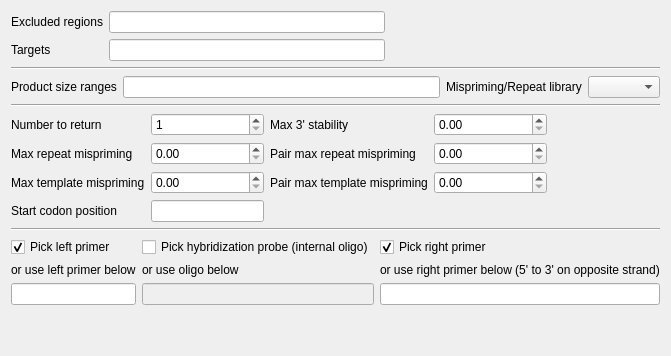
     <widget class="QWidget" name="tab_Main">
      <attribute name="title">
       <string>Main</string>
      </attribute>
      <layout class="QVBoxLayout" name="verticalLayout_4">
       <item>
        <layout class="QGridLayout" name="gridLayout_2">
         <item row="0" column="0">
          <widget class="QLabel" name="label_EXCLUDED_REGION">
           <property name="text">
            <string>Excluded regions</string>
           </property>
          </widget>
         </item>
         <item row="1" column="0">
          <widget class="QLabel" name="label_TARGET">
           <property name="text">
            <string>Targets</string>
           </property>
          </widget>
         </item>
         <item row="0" column="1">
          <widget class="QLineEdit" name="edit_EXCLUDED_REGION">
           <property name="toolTip">
            <string>&lt;html&gt;&lt;head/&gt;&lt;body&gt;&lt;p&gt;Primer oligos may not overlap any region specified in this tag. The associated value must be a space-separated list of&lt;/p&gt;&lt;p&gt;&lt;span style=&quot; font-weight:600;&quot;&gt;start,length&lt;/span&gt;&lt;/p&gt;&lt;p&gt;pairs where start is the index of the first base of the excluded region, and length is its length. This tag is useful for tasks such as excluding regions of low sequence quality or for excluding regions containing repetitive elements such as ALUs or LINEs.&lt;/p&gt;&lt;/body&gt;&lt;/html&gt;</string>
           </property>
          </widget>
         </item>
         <item row="1" column="1">
          <widget class="QLineEdit" name="edit_TARGET">
           <property name="toolTip">
            <string>&lt;html&gt;&lt;head/&gt;&lt;body&gt;&lt;p&gt;If one or more Targets is specified then a legal primer pair must flank at least one of them. A Target might be a simple sequence repeat site (for example a CA repeat) or a single-base-pair polymorphism. The value should be a space-separated list of &lt;/p&gt;&lt;p&gt;&lt;span style=&quot; font-weight:600;&quot;&gt;start,length&lt;/span&gt;&lt;/p&gt;&lt;p&gt;pairs where start is the index of the first base of a Target, and length is its length.&lt;/p&gt;&lt;/body&gt;&lt;/html&gt;</string>
           </property>
          </widget>
         </item>
         <item row="1" column="2">
          <spacer name="horizontalSpacer_5">
           <property name="orientation">
            <enum>Qt::Horizontal</enum>
           </property>
           <property name="sizeHint" stdset="0">
            <size>
             <width>40</width>
             <height>20</height>
            </size>
           </property>
          </spacer>
         </item>
         <item row="0" column="2">
          <spacer name="horizontalSpacer_7">
           <property name="orientation">
            <enum>Qt::Horizontal</enum>
           </property>
           <property name="sizeHint" stdset="0">
            <size>
             <width>40</width>
             <height>20</height>
            </size>
           </property>
          </spacer>
         </item>
        </layout>
       </item>
       <item>
        <widget class="Line" name="line">
         <property name="orientation">
          <enum>Qt::Horizontal</enum>
         </property>
        </widget>
       </item>
       <item>
        <layout class="QGridLayout" name="gridLayout_7">
         <item row="0" column="0">
          <widget class="QLabel" name="label_PRIMER_PRODUCT_SIZE_RANGE">
           <property name="text">
            <string>Product size ranges</string>
           </property>
          </widget>
         </item>
         <item row="0" column="1">
          <widget class="QLineEdit" name="edit_PRIMER_PRODUCT_SIZE_RANGE">
           <property name="toolTip">
            <string>&lt;html&gt;&lt;head/&gt;&lt;body&gt;&lt;p&gt;A list of product size ranges, for example:&lt;/p&gt;&lt;p&gt;&lt;span style=&quot;font-weight:600;&quot;&gt; 150-250 100-300 301-400 &lt;/span&gt;&lt;/p&gt;&lt;p&gt;Primer3 first tries to pick primers in the first range. If that is not possible, it goes to the next range and tries again. It continues in this way until it has either picked all necessary primers or until there are no more ranges. For technical reasons this option makes much lighter computational demands than the Product Size option.&lt;/p&gt;&lt;/body&gt;&lt;/html&gt;</string>
           </property>
          </widget>
         </item>
         <item row="0" column="2">
          <widget class="QLabel" name="label_PRIMER_MISPRIMING_LIBRARY">
           <property name="text">
            <string>Mispriming/Repeat library</string>
           </property>
          </widget>
         </item>
         <item row="0" column="3">
          <widget class="QComboBox" name="combobox_PRIMER_MISPRIMING_LIBRARY">
           <property name="enabled">
            <bool>true</bool>
           </property>
           <property name="toolTip">
            <string>&lt;html&gt;&lt;head/&gt;&lt;body&gt;&lt;p&gt;This selection indicates what mispriming library (if any) Primer3 should use to screen for interspersed repeats or for other sequence to avoid as a location for primers.&lt;/p&gt;&lt;/body&gt;&lt;/html&gt;</string>
           </property>
          </widget>
         </item>
        </layout>
       </item>
       <item>
        <widget class="Line" name="line_3">
         <property name="orientation">
          <enum>Qt::Horizontal</enum>
         </property>
        </widget>
       </item>
       <item>
        <layout class="QGridLayout" name="gridLayout_8">
         <item row="1" column="0">
          <widget class="QLabel" name="label_PRIMER_NUM_RETURN">
           <property name="text">
            <string>Number to return</string>
           </property>
          </widget>
         </item>
         <item row="2" column="0">
          <widget class="QLabel" name="label_PRIMER_MAX_MISPRIMING">
           <property name="text">
            <string>Max repeat mispriming</string>
           </property>
          </widget>
         </item>
         <item row="3" column="0">
          <widget class="QLabel" name="label_PRIMER_MAX_TEMPLATE_MISPRIMING">
           <property name="text">
            <string>Max template mispriming</string>
           </property>
          </widget>
         </item>
         <item row="1" column="2">
          <widget class="QLabel" name="label_PRIMER_MAX_END_STABILITY">
           <property name="text">
            <string>Max 3' stability</string>
           </property>
          </widget>
         </item>
         <item row="2" column="2">
          <widget class="QLabel" name="label_PRIMER_PAIR_MAX_MISPRIMING">
           <property name="text">
            <string>Pair max repeat mispriming</string>
           </property>
          </widget>
         </item>
         <item row="3" column="2">
          <widget class="QLabel" name="label_PRIMER_PAIR_MAX_TEMPLATE_MISPRIMING">
           <property name="text">
            <string>Pair max template mispriming</string>
           </property>
          </widget>
         </item>
         <item row="1" column="4">
          <spacer name="horizontalSpacer_8">
           <property name="orientation">
            <enum>Qt::Horizontal</enum>
           </property>
           <property name="sizeHint" stdset="0">
            <size>
             <width>40</width>
             <height>20</height>
            </size>
           </property>
          </spacer>
         </item>
         <item row="2" column="4">
          <spacer name="horizontalSpacer_4">
           <property name="orientation">
            <enum>Qt::Horizontal</enum>
           </property>
           <property name="sizeHint" stdset="0">
            <size>
             <width>40</width>
             <height>20</height>
            </size>
           </property>
          </spacer>
         </item>
         <item row="3" column="4">
          <spacer name="horizontalSpacer_30">
           <property name="orientation">
            <enum>Qt::Horizontal</enum>
           </property>
           <property name="sizeHint" stdset="0">
            <size>
             <width>40</width>
             <height>20</height>
            </size>
           </property>
          </spacer>
         </item>
         <item row="1" column="1">
          <widget class="QSpinBox" name="edit_PRIMER_NUM_RETURN">
           <property name="sizePolicy">
            <sizepolicy hsizetype="Expanding" vsizetype="Fixed">
             <horstretch>0</horstretch>
             <verstretch>0</verstretch>
            </sizepolicy>
           </property>
           <property name="toolTip">
            <string>&lt;html&gt;&lt;head/&gt;&lt;body&gt;&lt;p&gt;The maximum number of primer pairs to return.&lt;/p&gt;&lt;p&gt;Primer pairs returned are sorted by their &amp;quot;quality&amp;quot;, in other words by the value of the objective function (where a lower number indicates a better primer pair).&lt;/p&gt;&lt;p&gt;Caution: setting this parameter to a large value will increase running time.&lt;/p&gt;&lt;/body&gt;&lt;/html&gt;</string>
           </property>
           <property name="minimum">
            <number>1</number>
           </property>
           <property name="maximum">
            <number>9999</number>
           </property>
          </widget>
         </item>
         <item row="1" column="3">
          <widget class="QDoubleSpinBox" name="edit_PRIMER_MAX_END_STABILITY">
           <property name="sizePolicy">
            <sizepolicy hsizetype="Expanding" vsizetype="Fixed">
             <horstretch>0</horstretch>
             <verstretch>0</verstretch>
            </sizepolicy>
           </property>
           <property name="toolTip">
            <string>&lt;html&gt;&lt;head/&gt;&lt;body&gt;&lt;p&gt;The maximum stability for the last five 3' bases of a left or right primer.&lt;/p&gt;&lt;p&gt;Bigger numbers mean more stable 3' ends. The value is the maximum delta G (kcal/mol) for duplex disruption for the five 3' bases as calculated using the Nearest-Neighbor parameter values specified by the option of 'Table of thermodynamic parameters'.&lt;/p&gt;&lt;/body&gt;&lt;/html&gt;</string>
           </property>
           <property name="maximum">
            <double>9999.989999999999782</double>
           </property>
          </widget>
         </item>
         <item row="2" column="1">
          <widget class="QDoubleSpinBox" name="edit_PRIMER_MAX_MISPRIMING">
           <property name="sizePolicy">
            <sizepolicy hsizetype="Expanding" vsizetype="Fixed">
             <horstretch>0</horstretch>
             <verstretch>0</verstretch>
            </sizepolicy>
           </property>
           <property name="toolTip">
            <string>&lt;html&gt;&lt;head/&gt;&lt;body&gt;&lt;p&gt;The maximum allowed weighted similarity with any sequence in Mispriming Library.&lt;/p&gt;&lt;/body&gt;&lt;/html&gt;</string>
           </property>
           <property name="maximum">
            <double>9999.989999999999782</double>
           </property>
          </widget>
         </item>
         <item row="2" column="3">
          <widget class="QDoubleSpinBox" name="edit_PRIMER_PAIR_MAX_MISPRIMING">
           <property name="sizePolicy">
            <sizepolicy hsizetype="Expanding" vsizetype="Fixed">
             <horstretch>0</horstretch>
             <verstretch>0</verstretch>
            </sizepolicy>
           </property>
           <property name="toolTip">
            <string>&lt;html&gt;&lt;head/&gt;&lt;body&gt;&lt;p&gt;The maximum allowed sum of similarities of a primer pair (one similarity for each primer) with any single sequence in Mispriming Library. &lt;/p&gt;&lt;p&gt;Library sequence weights are not used in computing the sum of similarities.&lt;/p&gt;&lt;/body&gt;&lt;/html&gt;</string>
           </property>
           <property name="maximum">
            <double>9999.989999999999782</double>
           </property>
          </widget>
         </item>
         <item row="3" column="1">
          <widget class="QDoubleSpinBox" name="edit_PRIMER_MAX_TEMPLATE_MISPRIMING">
           <property name="sizePolicy">
            <sizepolicy hsizetype="Expanding" vsizetype="Fixed">
             <horstretch>0</horstretch>
             <verstretch>0</verstretch>
            </sizepolicy>
           </property>
           <property name="toolTip">
            <string>&lt;html&gt;&lt;head/&gt;&lt;body&gt;&lt;p&gt;The maximum allowed similarity to ectopic sites in the sequence from which you are designing the primers.&lt;/p&gt;&lt;p&gt;The scoring system is the same as used for Max Mispriming, except that an ambiguity code is never treated as a consensus.&lt;/p&gt;&lt;/body&gt;&lt;/html&gt;</string>
           </property>
           <property name="maximum">
            <double>9999.989999999999782</double>
           </property>
          </widget>
         </item>
         <item row="3" column="3">
          <widget class="QDoubleSpinBox" name="edit_PRIMER_PAIR_MAX_TEMPLATE_MISPRIMING">
           <property name="sizePolicy">
            <sizepolicy hsizetype="Expanding" vsizetype="Fixed">
             <horstretch>0</horstretch>
             <verstretch>0</verstretch>
            </sizepolicy>
           </property>
           <property name="toolTip">
            <string>&lt;html&gt;&lt;head/&gt;&lt;body&gt;&lt;p&gt;The maximum allowed summed similarity of both primers to ectopic sites in the sequence from which you are designing the primers.&lt;/p&gt;&lt;p&gt;The scoring system is the same as used for Max Mispriming, except that an ambiguity code is never treated as a consensus.&lt;/p&gt;&lt;/body&gt;&lt;/html&gt;</string>
           </property>
           <property name="maximum">
            <double>9999.989999999999782</double>
           </property>
          </widget>
         </item>
         <item row="5" column="0">
          <widget class="QLabel" name="label_PRIMER_START_CODON_POSITION">
           <property name="text">
            <string>Start codon position</string>
           </property>
          </widget>
         </item>
         <item row="5" column="1">
          <widget class="QLineEdit" name="edit_PRIMER_START_CODON_POSITION">
           <property name="toolTip">
            <string>&lt;html&gt;&lt;head/&gt;&lt;body&gt;&lt;p&gt;Index of the first base of a start codon.&lt;/p&gt;&lt;p&gt;This parameter allows Primer3 to select primer pairs to create in-frame amplicons e.g. to create a template for a fusion protein. Primer3 will attempt to select an in-frame left primer, ideally starting at or to the left of the start codon, or to the right if necessary. Negative values of this parameter are legal if the actual start codon is to the left of available sequence. If this parameter is non-negative Primer3 signals an error if the codon at the position specified by this parameter is not an ATG. A value less than or equal to -10^6 indicates that Primer3 should ignore this parameter. Primer3 selects the position of the right primer by scanning right from the left primer for a stop codon. Ideally the right primer will end at or after the stop codon.&lt;/p&gt;&lt;p&gt;This parameter should be considered EXPERIMENTAL. Please check the output carefully; some erroneous inputs might cause an error in Primer3.&lt;/p&gt;&lt;/body&gt;&lt;/html&gt;</string>
           </property>
          </widget>
         </item>
         <item row="5" column="2">
          <spacer name="horizontalSpacer_29">
           <property name="orientation">
            <enum>Qt::Horizontal</enum>
           </property>
           <property name="sizeHint" stdset="0">
            <size>
             <width>40</width>
             <height>20</height>
            </size>
           </property>
          </spacer>
         </item>
         <item row="5" column="3">
          <spacer name="horizontalSpacer_28">
           <property name="orientation">
            <enum>Qt::Horizontal</enum>
           </property>
           <property name="sizeHint" stdset="0">
            <size>
             <width>40</width>
             <height>20</height>
            </size>
           </property>
          </spacer>
         </item>
         <item row="5" column="4">
          <spacer name="horizontalSpacer_33">
           <property name="orientation">
            <enum>Qt::Horizontal</enum>
           </property>
           <property name="sizeHint" stdset="0">
            <size>
             <width>40</width>
             <height>20</height>
            </size>
           </property>
          </spacer>
         </item>
        </layout>
       </item>
       <item>
        <widget class="Line" name="line_5">
         <property name="orientation">
          <enum>Qt::Horizontal</enum>
         </property>
        </widget>
       </item>
       <item>
        <layout class="QGridLayout" name="gridLayout_3">
         <item row="0" column="0">
          <widget class="QCheckBox" name="checkbox_PICK_LEFT">
           <property name="enabled">
            <bool>true</bool>
           </property>
           <property name="text">
            <string>Pick left primer</string>
           </property>
           <property name="checked">
            <bool>true</bool>
           </property>
           <property name="tristate">
            <bool>false</bool>
           </property>
          </widget>
         </item>
         <item row="1" column="0">
          <widget class="QLabel" name="label_34">
           <property name="text">
            <string>or use left primer below</string>
           </property>
          </widget>
         </item>
         <item row="2" column="0">
          <widget class="QLineEdit" name="edit_PRIMER_LEFT_INPUT">
           <property name="enabled">
            <bool>true</bool>
           </property>
          </widget>
         </item>
         <item row="0" column="1">
          <widget class="QCheckBox" name="checkbox_PICK_HYBRO">
           <property name="enabled">
            <bool>true</bool>
           </property>
           <property name="text">
            <string>Pick hybridization probe (internal oligo)</string>
           </property>
           <property name="checkable">
            <bool>true</bool>
           </property>
           <property name="checked">
            <bool>false</bool>
           </property>
          </widget>
         </item>
         <item row="1" column="1">
          <widget class="QLabel" name="label_35">
           <property name="text">
            <string>or use oligo below</string>
           </property>
          </widget>
         </item>
         <item row="2" column="1">
          <widget class="QLineEdit" name="edit_PRIMER_INTERNAL_OLIGO_INPUT">
           <property name="enabled">
            <bool>false</bool>
           </property>
          </widget>
         </item>
         <item row="0" column="2">
          <widget class="QCheckBox" name="checkbox_PICK_RIGHT">
           <property name="enabled">
            <bool>true</bool>
           </property>
           <property name="acceptDrops">
            <bool>false</bool>
           </property>
           <property name="text">
            <string>Pick right primer</string>
           </property>
           <property name="checked">
            <bool>true</bool>
           </property>
           <property name="tristate">
            <bool>false</bool>
           </property>
          </widget>
         </item>
         <item row="1" column="2">
          <widget class="QLabel" name="label_36">
           <property name="text">
            <string>or use right primer below (5' to 3' on opposite strand)</string>
           </property>
          </widget>
         </item>
         <item row="2" column="2">
          <widget class="QLineEdit" name="edit_PRIMER_RIGHT_INPUT">
           <property name="enabled">
            <bool>true</bool>
           </property>
          </widget>
         </item>
        </layout>
       </item>
       <item>
        <spacer name="verticalSpacer">
         <property name="orientation">
          <enum>Qt::Vertical</enum>
         </property>
         <property name="sizeHint" stdset="0">
          <size>
           <width>20</width>
           <height>40</height>
          </size>
         </property>
        </spacer>
       </item>
      </layout>
     </widget>
